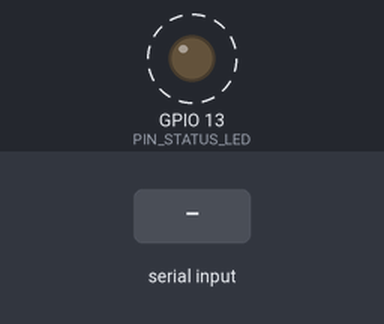
Recording of a program running on a simulated ESP32. Shown: output pins drawn as LEDs (lit = HIGH). Dashed ring = blinking. The test bench sets the inputs (shaded band). What the program prints to the serial monitor is not drawn.

Above: at 1.4 s.
1.5 s: "help\n" received over Serial
4.5 s: "stop\n" received over Serial
7.5 s: "motor \n" received over Serial
Timing chart, 0 to 16.5 s (numbered marks = the images above; inputs shaded):
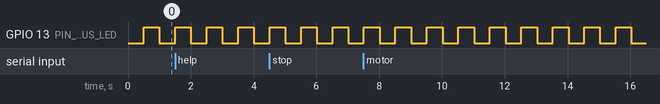

The program:

main.cpp
```cpp
#include <Arduino.h>
#include "board_config.h"
#include "hbridge.h"
#include "sensor_interfaces.h"

HBridgeMotor leftMotor(apc::PIN_MOTOR_L_IN1, apc::PIN_MOTOR_L_IN2);
HBridgeMotor rightMotor(apc::PIN_MOTOR_R_IN1, apc::PIN_MOTOR_R_IN2);
Sensors sensors;

static unsigned long lastHeartbeatMs = 0;
static bool ledState = false;

void stopAll() {
    leftMotor.stop();
    rightMotor.stop();
}

void printStatus() {
    Serial.println("--- Autonomous-Photonics-Carrier / Platform V2 ---");
    Serial.printf("uptime_ms=%lu\n", millis());
    Serial.printf("status_led_gpio=%d\n", apc::PIN_STATUS_LED);
    Serial.printf("adc36_raw=%d\n", analogRead(apc::PIN_ADC_DIAGNOSTIC));
    Serial.printf("left_motor_mapped=%s\n", leftMotor.available() ? "yes" : "no");
    Serial.printf("right_motor_mapped=%s\n", rightMotor.available() ? "yes" : "no");
    Serial.println("sensors=preliminary stubs (BNO086 / PAW3395 / MA730 not yet integrated)");
}

void handleCommand(String line) {
    line.trim();
    if (line.length() == 0) return;

    if (line == "help") {
        Serial.println("Commands: help, status, stop, motor <left -1..1> <right -1..1>");
        return;
    }

    if (line == "status") {
        printStatus();
        return;
    }

    if (line == "stop") {
        stopAll();
        Serial.println("motors stopped");
        return;
    }

    if (line.startsWith("motor ")) {
        if (!leftMotor.available() || !rightMotor.available()) {
            Serial.println("REFUSED: motor GPIO mapping is disabled in board_config.h");
            return;
        }

        float left = 0.0f, right = 0.0f;
        if (sscanf(line.c_str(), "motor %f %f", &left, &right) == 2) {
            leftMotor.set(left);
            rightMotor.set(right);
            Serial.printf("motor command accepted: L=%.3f R=%.3f\n", left, right);
        } else {
            Serial.println("usage: motor <left -1..1> <right -1..1>");
        }
        return;
    }

    Serial.println("unknown command; type 'help'");
}

void setup() {
    pinMode(apc::PIN_STATUS_LED, OUTPUT);
    digitalWrite(apc::PIN_STATUS_LED, LOW);

    Serial.begin(115200);
    delay(250);

    leftMotor.begin();
    rightMotor.begin();
    sensors.begin();
    stopAll();

    Serial.println();
    Serial.println("Autonomous-Photonics-Carrier preliminary firmware");
    Serial.println("No autonomous motion is enabled. Type 'help'.");

    if (apc::ENABLE_ACTUATION_AT_BOOT) {
        Serial.println("WARNING: ENABLE_ACTUATION_AT_BOOT is true, but no automatic motion is implemented.");
    }

    printStatus();
}

void loop() {
    const unsigned long now = millis();
    if (now - lastHeartbeatMs >= 500) {
        lastHeartbeatMs = now;
        ledState = !ledState;
        digitalWrite(apc::PIN_STATUS_LED, ledState ? HIGH : LOW);
    }

    if (Serial.available()) {
        String line = Serial.readStringUntil('\n');
        handleCommand(line);
    }

    // Future control loop:
    // 1) sample wheel angle, optical flow and IMU;
    // 2) timestamp/synchronise measurements;
    // 3) update pose estimator;
    // 4) accept a velocity/pose target from the host;
    // 5) compute left/right motor commands with explicit safety limits;
    // 6) stream telemetry for reproducibility.

    delay(2);
}
```

hbridge.h
```cpp
#pragma once
#include <Arduino.h>
#include <math.h>

class HBridgeMotor {
public:
    HBridgeMotor(int in1, int in2) : in1_(in1), in2_(in2) {}

    bool available() const { return in1_ >= 0 && in2_ >= 0; }

    void begin() {
        if (!available()) return;
        pinMode(in1_, OUTPUT);
        pinMode(in2_, OUTPUT);
        stop();
    }

    // command is clipped to [-1, 1]. Positive and negative select direction.
    void set(float command) {
        if (!available()) return;
        command = constrain(command, -1.0f, 1.0f);
        const int pwm = static_cast<int>(fabsf(command) * 255.0f);
        if (command > 0.0f) {
            analogWrite(in1_, pwm);
            analogWrite(in2_, 0);
        } else if (command < 0.0f) {
            analogWrite(in1_, 0);
            analogWrite(in2_, pwm);
        } else {
            stop();
        }
    }

    void stop() {
        if (!available()) return;
        analogWrite(in1_, 0);
        analogWrite(in2_, 0);
    }

private:
    int in1_;
    int in2_;
};
```

sensor_interfaces.h
```cpp
#pragma once
#include <stdint.h>

struct ImuSample {
    bool valid = false;
    float yaw_rad = 0.0f;
    float pitch_rad = 0.0f;
    float roll_rad = 0.0f;
};

struct OpticalFlowSample {
    bool valid = false;
    int32_t dx_counts = 0;
    int32_t dy_counts = 0;
};

struct WheelAngleSample {
    bool valid = false;
    float left_rad = 0.0f;
    float right_rad = 0.0f;
};

// These are deliberately stubs. The final BNO086/PAW3395/MA730 drivers must
// be implemented and tested against the exact datasheets and assembled wiring.
class Sensors {
public:
    void begin() {}
    ImuSample readImu() { return {}; }
    OpticalFlowSample readOpticalFlow() { return {}; }
    WheelAngleSample readWheelAngles() { return {}; }
};
```

board_config.h
```cpp
#pragma once

// Autonomous-Photonics-Carrier — Platform V2 preliminary firmware
// Public scaffold: peripheral mappings remain disabled until the final
// physical daughterboard interconnect is confirmed on the assembled carrier.

namespace apc {

// Confirmed directly from MB-R2.1 PCB routing.
constexpr int PIN_STATUS_LED = 13;

// ESP32-WROOM-32UE pad 4 / SENSOR_VP corresponds to GPIO36 and is labelled
// IO_analog_ADC_Battery_Meter in the current mainboard source. The resistor
// network should be re-checked before interpreting this as true battery voltage.
constexpr int PIN_ADC_DIAGNOSTIC = 36;

// Use -1 to make a signal unavailable. The firmware will not actuate motors
// until every required motor pin has a non-negative mapping.
constexpr int PIN_MOTOR_L_IN1 = -1;
constexpr int PIN_MOTOR_L_IN2 = -1;
constexpr int PIN_MOTOR_R_IN1 = -1;
constexpr int PIN_MOTOR_R_IN2 = -1;

constexpr int PIN_IMU_CS_N   = -1;
constexpr int PIN_IMU_INT_N  = -1;
constexpr int PIN_IMU_RST_N  = -1;
constexpr int PIN_SPI_SCLK   = -1;
constexpr int PIN_SPI_MOSI   = -1;
constexpr int PIN_SPI_MISO   = -1;

constexpr int PIN_PAW_NCS    = -1;
constexpr int PIN_PAW_MOTION = -1;
constexpr int PIN_MA730_CS_L = -1;
constexpr int PIN_MA730_CS_R = -1;

constexpr bool ENABLE_ACTUATION_AT_BOOT = false;

} // namespace apc
```

Measured:
- by itself, GPIO 13 (PIN_STATUS_LED): alternates HIGH for 0.50 s and LOW for 0.50 s
